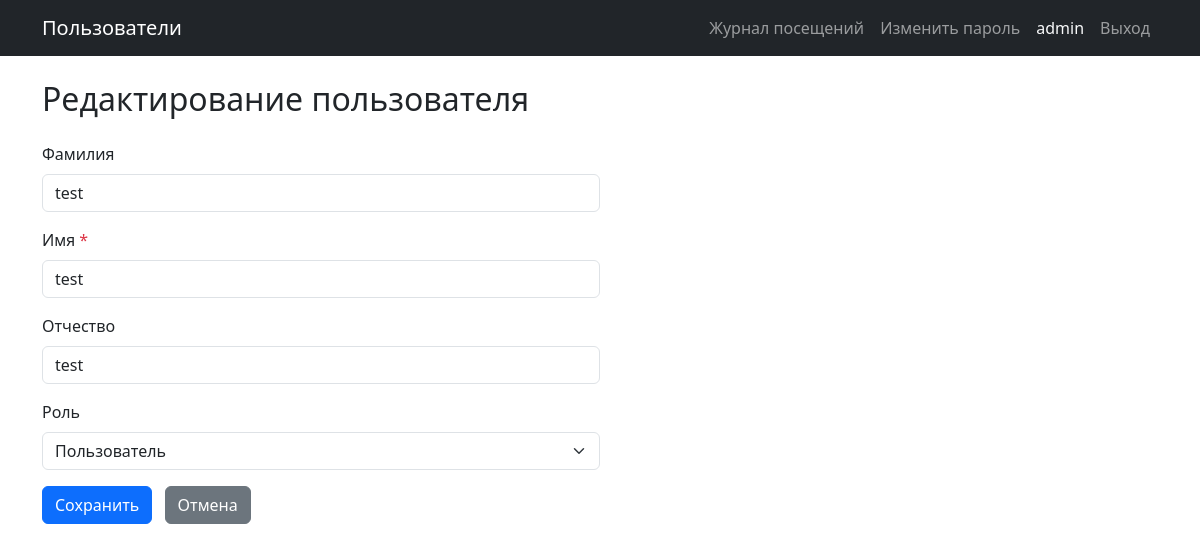
The page /users/2/edit (signed in) on the database its author committed.
### tables this page shows
CREATE TABLE users (
    id INTEGER PRIMARY KEY AUTOINCREMENT,
    login TEXT NOT NULL UNIQUE,
    password_hash TEXT NOT NULL,
    last_name TEXT,
    first_name TEXT NOT NULL,
    middle_name TEXT,
    role_id INTEGER REFERENCES roles(id) ON DELETE SET NULL,
    created_at TIMESTAMP NOT NULL DEFAULT CURRENT_TIMESTAMP
);

### app.py (the view, shortened to what this page needs)
@app.route('/users/<int:user_id>/edit', methods=['GET', 'POST'])
@check_rights('edit_user')
def user_edit(user_id):
    current = get_current_user()
    is_admin = current['role_name'] == 'Администратор'
    db = get_db()
    user = db.execute("SELECT * FROM users WHERE id = ?", (user_id,)).fetchone()
    if not user:
        db.close()
        abort(404)
    roles = db.execute("SELECT * FROM roles ORDER BY name").fetchall()
    form = dict(user)
    db.close()
    return render_template('user_edit.html', roles=roles, form=form,
                           errors={}, user=user, is_admin=is_admin)

### app.py (called while the page is built)
@app.context_processor
def inject_user():
    return {'current_user': get_current_user()}

@app.before_request
def log_visit():
    if request.path.startswith('/static'):
        return
    if request.method != 'GET':
        return
    try:
        db = get_db()
        db.execute(
            "INSERT INTO visit_logs (path, user_id) VALUES (?, ?)",
            (request.path, session.get('user_id')),
        )
        db.commit()
        db.close()
    except Exception:
        pass

### utils.py (called while the page is built)
def get_db():
    conn = sqlite3.connect(DATABASE)
    conn.row_factory = sqlite3.Row
    conn.execute("PRAGMA foreign_keys = ON")
    return conn

def get_current_user():
    if 'user_id' not in session:
        return None
    db = get_db()
    user = db.execute(
        """SELECT u.*, r.name AS role_name
           FROM users u LEFT JOIN roles r ON u.role_id = r.id
           WHERE u.id = ?""",
        (session['user_id'],)
    ).fetchone()
    db.close()
    return user

### templates/user_edit.html (shortened to what this page needs)
{% extends 'base.html' %}
{% from 'macros.html' import user_form %}
{% block content %}
<h2 class="mb-4">Редактирование пользователя</h2>
<form method="post" class="col-md-6">
    {{ user_form(form, errors, roles, show_login_password=False, disable_role=not is_admin) }}
    <div class="mt-3">
        <button type="submit" class="btn btn-primary">Сохранить</button>
        <a href="{{ url_for('index') }}" class="btn btn-secondary ms-2">Отмена</a>
    </div>
</form>
{% endblock %}

### templates/base.html (shortened to what this page needs)
<!DOCTYPE html>
<html lang="ru">
<head>
    <link rel="stylesheet" href="https://cdn.jsdelivr.net/npm/bootstrap@5.3.0/dist/css/bootstrap.min.css">
</head>
<body>
<nav class="navbar navbar-expand-lg navbar-dark bg-dark">
    <div class="container">
        <a class="navbar-brand" href="{{ url_for('index') }}">Пользователи</a>
        <div class="navbar-nav ms-auto">
            {% if current_user %}
                <a class="nav-link" href="{{ url_for('reports.logs_index') }}">Журнал посещений</a>
                <a class="nav-link" href="{{ url_for('change_password') }}">Изменить пароль</a>
                <span class="nav-link text-light">{{ current_user['login'] }}</span>
                <a class="nav-link" href="{{ url_for('logout') }}">Выход</a>
            {% else %}
                <a class="nav-link" href="{{ url_for('login') }}">Вход</a>
            {% endif %}
        </div>
    </div>
</nav>
<div class="container mt-4">
    {% block content %}{% endblock %}
</div>
</body>
</html>

### templates/macros.html (shortened to what this page needs)
{% macro user_form(form, errors, roles, show_login_password=True, disable_role=False) %}
<div class="mb-3">
    <label for="last_name" class="form-label">Фамилия</label>
    <input type="text"
           class="form-control {% if errors.get('last_name') %}is-invalid{% endif %}"
           id="last_name" name="last_name"
           value="{{ form.get('last_name', '') or '' }}">
</div>
<div class="mb-3">
    <label for="first_name" class="form-label">Имя <span class="text-danger">*</span></label>
    <input type="text"
           class="form-control {% if errors.get('first_name') %}is-invalid{% endif %}"
           id="first_name" name="first_name"
           value="{{ form.get('first_name', '') }}">
</div>
<div class="mb-3">
    <label for="middle_name" class="form-label">Отчество</label>
    <input type="text"
           class="form-control"
           id="middle_name" name="middle_name"
           value="{{ form.get('middle_name', '') or '' }}">
</div>
<div class="mb-3">
    <label for="role_id" class="form-label">Роль</label>
    <select class="form-select" id="role_id" name="role_id"
            {% if disable_role %}disabled{% endif %}>
        {% for role in roles %}
            <option value="{{ role['id'] }}"
                {% if form.get('role_id') and form.get('role_id')|string == role['id']|string %}selected{% endif %}>
                {{ role['name'] }}
            </option>
        {% endfor %}
    </select>
</div>
{% endmacro %}

### rows shown on the page
users: login "admin"
users: last_name "test", first_name "test", middle_name "test"

### other values the page prints
form field role_id "Пользователь"
